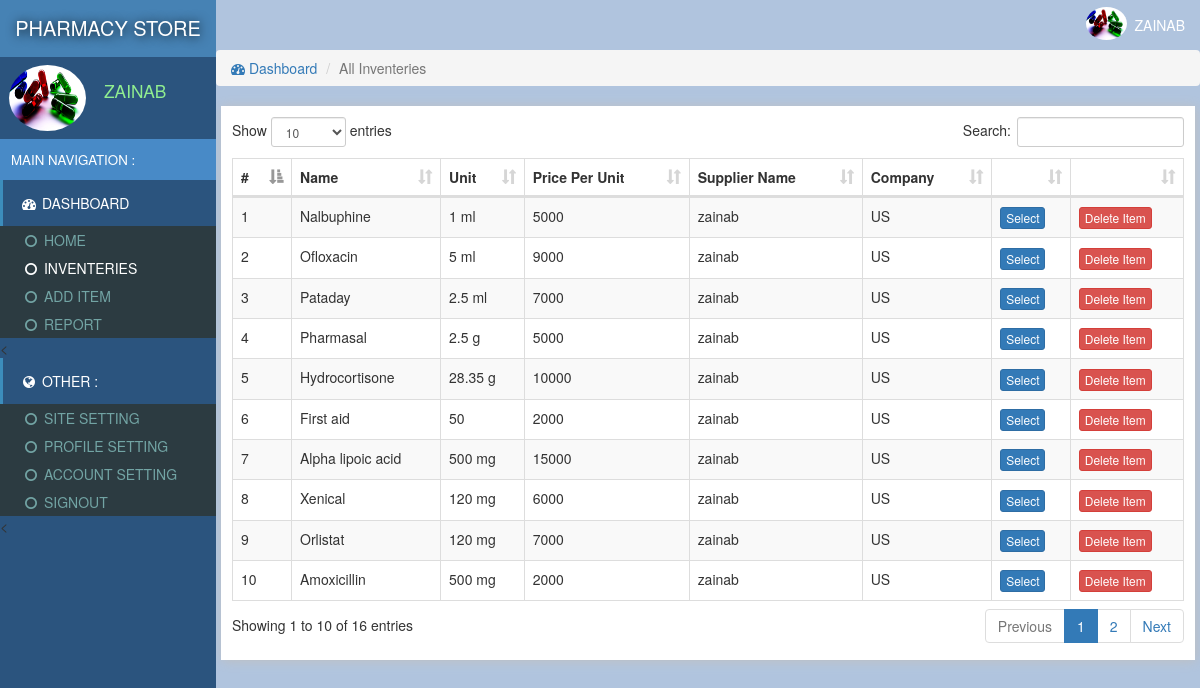
/inventeries.php (signed in), run on the app's committed database.
### tables this page shows
CREATE TABLE `site` (
  `id` int(11) NOT NULL,
  `title` varchar(222) NOT NULL,
  `name` varchar(222) NOT NULL
);

CREATE TABLE `users` (
  `id` int(11) NOT NULL,
  `email` varchar(222) NOT NULL,
  `password` varchar(222) NOT NULL,
  `name` varchar(222) NOT NULL,
  `pic` varchar(222) NOT NULL,
  `number` varchar(222) NOT NULL,
  `date` timestamp NOT NULL DEFAULT current_timestamp()
);

CREATE TABLE `inventeries` (
  `id` int(11) NOT NULL,
  `catId` int(11) NOT NULL,
  `supplier` varchar(222) NOT NULL,
  `name` text NOT NULL,
  `unit` text NOT NULL,
  `price` text NOT NULL,
  `pic` text NOT NULL,
  `description` text NOT NULL,
  `company` varchar(111) NOT NULL,
  `date` timestamp NOT NULL DEFAULT current_timestamp()
);

### assets/db.php (called while the page is built, shortened)
<?php
    $con = new mysqli('localhost','root','','store');
    $array = $con->query("select * from users where id ='$_SESSION[userId]'");
    $user = $array->fetch_assoc();
?>

### inventeries.php (the view, shortened to what this page needs)
<?php require "assets/function.php" ?>
<?php require 'assets/db.php';?>
<!DOCTYPE html>
<html>
<head>
<link rel="stylesheet" href="js/datatables.net-bs/css/dataTables.bootstrap.min.css">
  <?php require "assets/autoloader.php" ?>
</head>
<body style="background: #B0C4DE;padding:0;margin:0">
<div class="dashboard" style="position: fixed;width: 18%;height: 100%;background:#2b547e">
  <div style="background:#4682b4;padding: 14px 3px;color:white;font-size: 15pt;text-align: center;text-shadow: 1px 1px 11px black">
    <a href="index.php" style="color: white;text-decoration: none;"><?php echo strtoupper(siteName()); ?> </a>
  </div>
  <div class="flex" style="padding: 3px 7px;margin:5px 2px;">
    <div><img src="photo/<?php echo $user['pic'] ?>" class='img-circle' style='width: 77px;height: 66px'></div>
    <div style="color:lightgreen;font-size: 13pt;padding: 14px 7px;margin-left: 11px;"><?php echo ucfirst($user['name']); ?></div>
  </div>
  <div style="background: #488ac7;font-size: 10pt;padding: 11px;color: white">MAIN NAVIGATION :</div>
  <div>
    <div style="background:#2b547e;color: white;padding: 13px 17px;border-left: 3px solid #3C8DBC;"><span><i class="fa fa-dashboard fa-fw"></i> DASHBOARD</span></div>
    <div class="item">
      <ul class="nostyle zero">
        <a href="index.php"><li ><i class="fa fa-circle-o fa-fw"></i> HOME</li></a>
        <a href="inventeries.php"><li style="color: white"><i class="fa fa-circle-o fa-fw"></i> INVENTERIES</li></a>
       <a href="addnew.php"><li><i class="fa fa-circle-o fa-fw"></i> ADD ITEM </li></a>
        <a href="reports.php"><li><i class="fa fa-circle-o fa-fw"></i> REPORT</li></a>
      </ul><
    </div>
  </div>
  <div style="background:#2b547e;color: white;padding: 13px 17px;border-left: 3px solid #3C8DBC;"><span><i class="fa fa-globe fa-fw"></i> OTHER :</span></div>
  <div class="item">
      <ul class="nostyle zero">
        <a href="sitesetting.php"><li><i class="fa fa-circle-o fa-fw"></i> SITE SETTING</li></a>
       <a href="profile.php"><li><i class="fa fa-circle-o fa-fw"></i> PROFILE SETTING</li></a>
        <a href="accountSetting.php"><li><i class="fa fa-circle-o fa-fw"></i>  ACCOUNT SETTING</li></a>
        <a href="logout.php"><li><i class="fa fa-circle-o fa-fw"></i> SIGNOUT</li></a>
      </ul><
    </div>
</div>
<div class="marginLeft" >
  <div style="color:white;background:#C" >
    <div class="pull-right flex rightAccount" style="padding-right: 11px;padding: 7px;">
      <div><img src="photo/<?php echo $user['pic'] ?>" style='width: 41px;height: 33px;' class='img-circle'></div>
      <div style="padding: 8px"><?php echo ucfirst($user['name']) ?></div>
    </div>
  </div>
<?php
if (isset($_GET['catId']))
{
  $catId = $_GET['catId'];
  $array = $con->query("select * from categories where id='$catId'");
  $catArray =$array->fetch_assoc();
  $catName = $catArray['name'];
  $stockArray = $con->query("select * from inventeries where catId='$catArray[id]'");
}
else
{
  $catName = "All Inventeries";
  $stockArray = $con->query("select * from inventeries");
}
 ?>
  <div class="content">
   <ol class="breadcrumb ">
        <li><a href="index.php"><i class="fa fa-dashboard"></i> Dashboard</a></li>
        <li class="active"><?php echo $catName ?></li>
    </ol>
  <div class="tableBox" >
    <table id="dataTable" class="table table-bordered table-striped" style="z-index: -1">
      <thead>
        <th>#</th>
        <th>Name</th>
        <th>Unit</th>
        <th>Price Per Unit</th>
        <th>Supplier Name</th>
        <th>Company</th>
        <th></th>
        <th></th>
      </thead>
     <tbody>
      <?php $i=0;
        while ($row = $stockArray->fetch_assoc())
        {
          $i=$i+1;
          $id = $row['id'];
        ?>
          <tr>
            <td><?php echo $i; ?></td>
            <td><?php echo $row['name']; ?></td>
            <td><?php echo $row['unit']; ?></td>
            <td><?php echo $row['price']; ?></td>
            <td><?php echo $row['supplier']; ?></td>
            <td><?php echo $row['company']; ?></td>
            <?php
            if (!empty($_SESSION['bill']))
            {
            foreach ($_SESSION['bill'] as $key => $value)
            {
              if (in_array($row['id'], $_SESSION['bill'][$key]))
              {
                echo "<td>Selected</td>";break;
              }
               else
               {
              ?>
            <td id='selection<?php echo $i; ?>'><button class="btn btn-primary btn-xs" onclick="addInBill('<?php echo $id ?>','<?php echo $i; ?>')">Select</button></td>
              <?php break;} } } else {?>
              <td id='selection<?php echo $i; ?>'><button class="btn btn-primary btn-xs" onclick="addInBill('<?php echo $id ?>','<?php echo $i; ?>')">Select</button></td>
              <?php } ?>
              <td colspan="center"><a href="delete.php?item=<?php echo $row['id'] ?>&url=<?php echo $_SERVER['QUERY_STRING'] ?>"><button class='btn btn-danger btn-xs'>Delete Item</button></a></td>
          </tr>
      <?php
        }
       ?>
     </tbody>
    </table>
  </div>
  </div>
</div>
</body>
</html>

### data on the page
site: name "PHARMACY STORE"
users: pic (picture), name "ZAINAB"
inventeries: name "Nalbuphine", unit "1 ml", price "5000", supplier "zainab", company "US"
inventeries: name "Ofloxacin", unit "5 ml", price "9000", supplier "zainab", company "US"
inventeries: name "Pataday", unit "2.5 ml", price "7000", supplier "zainab", company "US"
inventeries: name "Pharmasal", unit "2.5 g", price "5000", supplier "zainab", company "US"
inventeries: name "Hydrocortisone", unit "28.35 g", price "10000", supplier "zainab", company "US"
inventeries: name "First aid", unit "50", price "2000", supplier "zainab", company "US"
inventeries: name "Alpha lipoic acid", unit "500 mg", price "15000", supplier "zainab", company "US"
inventeries: name "Xenical", unit "120 mg", price "6000", supplier "zainab", company "US"
inventeries: name "Orlistat", unit "120 mg", price "7000", supplier "zainab", company "US"
inventeries: name "Amoxicillin", unit "500 mg", price "2000", supplier "zainab", company "US"

### other printed values
$catName "All Inventeries"
